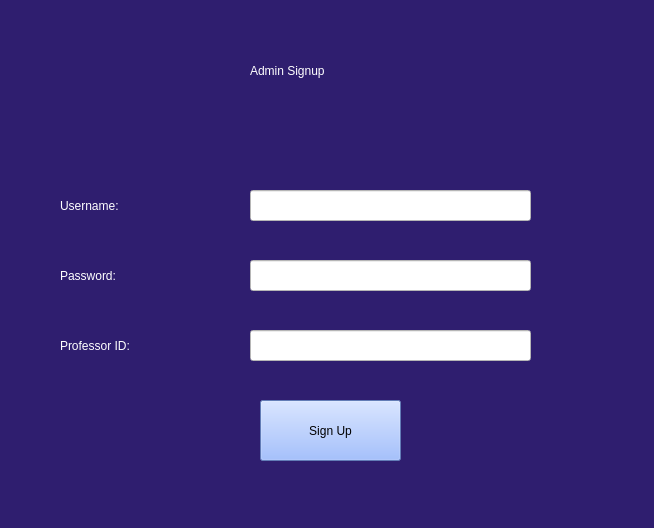
<?xml version="1.0" encoding="UTF-8"?>
<ui version="4.0">
 <class>AdminWindow</class>
 <widget class="QMainWindow" name="AdminWindow">
  <property name="geometry">
   <rect>
    <x>0</x>
    <y>0</y>
    <width>654</width>
    <height>528</height>
   </rect>
  </property>
  <property name="windowTitle">
   <string>Admin Window</string>
  </property>
  <property name="styleSheet">
   <string notr="true">background-color: rgb(47, 30, 111);</string>
  </property>
  <widget class="QWidget" name="centralwidget">
   <widget class="QLabel" name="label_username">
    <property name="geometry">
     <rect>
      <x>60</x>
      <y>190</y>
      <width>131</width>
      <height>31</height>
     </rect>
    </property>
    <property name="styleSheet">
     <string notr="true">color: rgb(255, 255, 255);
font: 700 16pt &quot;Segoe UI&quot;;</string>
    </property>
    <property name="text">
     <string>Username:</string>
    </property>
   </widget>
   <widget class="QLabel" name="label_password">
    <property name="geometry">
     <rect>
      <x>60</x>
      <y>260</y>
      <width>121</width>
      <height>31</height>
     </rect>
    </property>
    <property name="styleSheet">
     <string notr="true">color: rgb(255, 255, 255);
font: 700 16pt &quot;Segoe UI&quot;;</string>
    </property>
    <property name="text">
     <string>Password:</string>
    </property>
   </widget>
   <widget class="QLineEdit" name="lineedit_username">
    <property name="geometry">
     <rect>
      <x>250</x>
      <y>190</y>
      <width>281</width>
      <height>31</height>
     </rect>
    </property>
    <property name="styleSheet">
     <string notr="true">background-color: rgb(255, 255, 255);
font: 700 16pt &quot;Segoe UI&quot;;</string>
    </property>
    <property name="inputMethodHints">
     <set>Qt::ImhNone</set>
    </property>
   </widget>
   <widget class="QLineEdit" name="lineedit_password">
    <property name="geometry">
     <rect>
      <x>250</x>
      <y>260</y>
      <width>281</width>
      <height>31</height>
     </rect>
    </property>
    <property name="styleSheet">
     <string notr="true">background-color: rgb(255, 255, 255);
font: 700 16pt &quot;Segoe UI&quot;;</string>
    </property>
    <property name="inputMethodHints">
     <set>Qt::ImhHiddenText|Qt::ImhNoAutoUppercase|Qt::ImhNoPredictiveText|Qt::ImhSensitiveData</set>
    </property>
    <property name="echoMode">
     <enum>QLineEdit::Password</enum>
    </property>
   </widget>
   <widget class="QPushButton" name="button_signup">
    <property name="geometry">
     <rect>
      <x>260</x>
      <y>400</y>
      <width>141</width>
      <height>61</height>
     </rect>
    </property>
    <property name="styleSheet">
     <string notr="true">background-color: rgb(137, 174, 255);
font: 700 12pt &quot;Segoe UI&quot;;</string>
    </property>
    <property name="text">
     <string>Sign Up</string>
    </property>
   </widget>
   <widget class="QLabel" name="label">
    <property name="geometry">
     <rect>
      <x>250</x>
      <y>50</y>
      <width>251</width>
      <height>41</height>
     </rect>
    </property>
    <property name="styleSheet">
     <string notr="true">font: 700 20pt &quot;Segoe UI&quot;;
color: rgb(255, 255, 255);</string>
    </property>
    <property name="text">
     <string>Admin Signup</string>
    </property>
   </widget>
   <widget class="QLabel" name="label_professor_id">
    <property name="geometry">
     <rect>
      <x>60</x>
      <y>330</y>
      <width>121</width>
      <height>31</height>
     </rect>
    </property>
    <property name="styleSheet">
     <string notr="true">color: rgb(255, 255, 255);
font: 700 16pt &quot;Segoe UI&quot;;</string>
    </property>
    <property name="text">
     <string>Professor ID:</string>
    </property>
   </widget>
   <widget class="QLineEdit" name="lineedit_professor_id">
    <property name="geometry">
     <rect>
      <x>250</x>
      <y>330</y>
      <width>281</width>
      <height>31</height>
     </rect>
    </property>
    <property name="styleSheet">
     <string notr="true">background-color: rgb(255, 255, 255);
font: 700 16pt &quot;Segoe UI&quot;;</string>
    </property>
    <property name="inputMethodHints">
     <set>Qt::ImhDigitsOnly</set>
    </property>
   </widget>
  </widget>
 </widget>
 <resources/>
 <connections/>
</ui>
